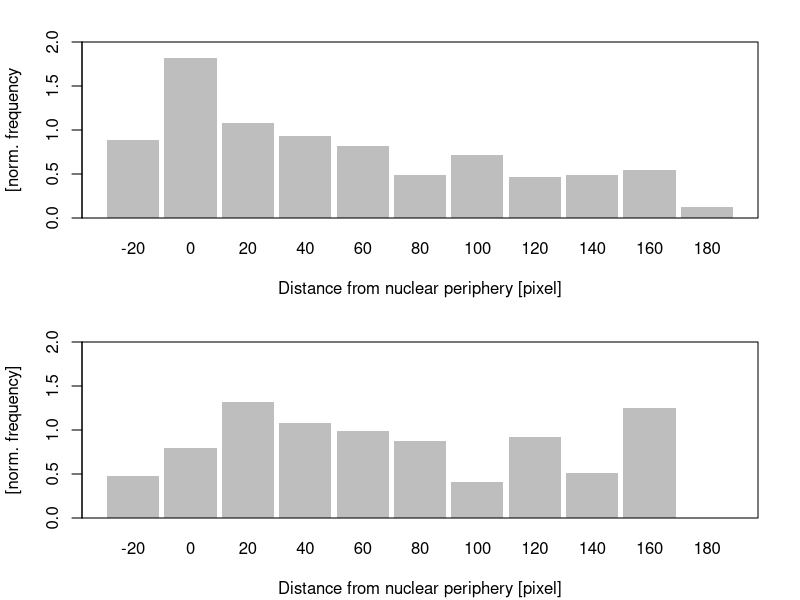
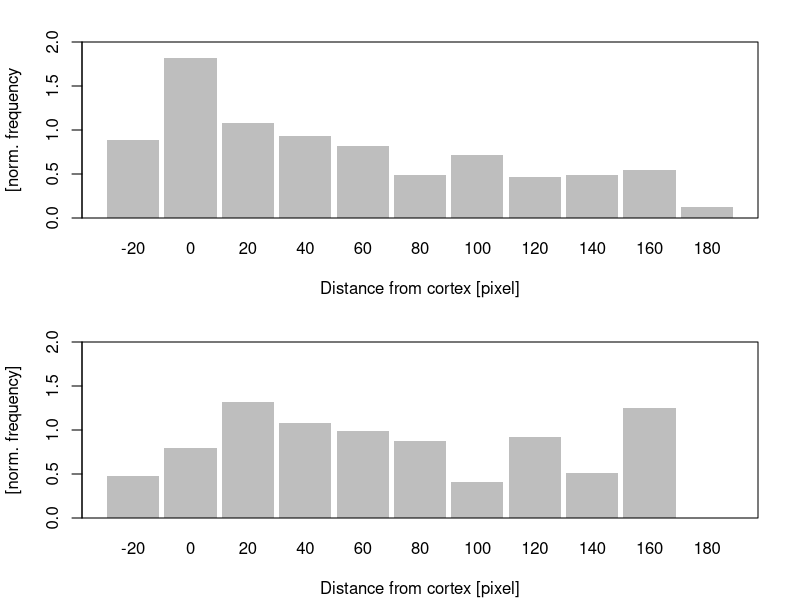

Source code (R) for these figures, in order:
## ---- chunk 1
print("script initiated on", quote = FALSE)
Sys.time()

#loading packages
library(dplyr)
library(ggplot2)

## ---- chunk 2
knitr::opts_chunk$set(echo = TRUE)

# ##This is for datasource generation
# # import the data
# imb2HistTable <- read.table(file = "../1_input/imb-2_quant_fig-2b.csv", header = TRUE, sep = ",") 
# set3HistTable <- read.table(file = "../1_input/set-3_quant_fig-2b.csv", header = TRUE, sep = ",") 
# 
# imb2HistTable <- imb2HistTable[1:(dim(set3HistTable)[1] -1),] %>%
#   mutate(probe = "imb-2")
# 
# set3HistTable <- set3HistTable[1:(dim(set3HistTable)[1] -1),] %>%
#   mutate(probe = "set-3")
# 
# fullHistTable <- rbind(imb2HistTable, set3HistTable)
# 
# fullHistTable
# write.table(fullHistTable, file = "../1_input/figure2_sourcedata2_191028.txt", quote = FALSE, sep = "\t")

HistTable <- read.table(file = "../1_input/figure2_sourcedata2_200326.txt", header = TRUE)
help(read.table)
## ---- chunk 3

#HistTable

par(mfrow = c(2,1))

# filter data for imb-2
imb2HistTable <- HistTable %>%
  filter(probe == "imb-2")

# set plot dimensions
par(mar = c(4.1, 4.1,2.1, 2.1))

# plot imb-2
barplot(imb2HistTable$histRNA_SCAL,
        names.arg = imb2HistTable$center,
        space = 0.1,
        border = NA,
        col = "grey",
        family = "sans",
        xlab = "Distance from nuclear periphery [pixel]", 
        ylab = "imb-2 mRNA\n[norm. frequency",
        ylim = c(0, 2.0))
box(lty = "solid", col = 'black')

# filter data for set-3 
set3HistTable <- HistTable %>%
  filter(probe == "set-3")

# plot set-3
barplot(set3HistTable$histRNA_SCALED,
        names.arg = set3HistTable$center,
        border = NA,
        space = 0.1,
        col = "grey",
        family = "sans",
        xlab = "Distance from nuclear periphery [pixel]", 
        ylab = "set-3 mRNA\n[norm. frequency]", 
        ylim = c(0, 2.0))
box(lty = "solid", col = 'black')

# output plot
#Set date
date <- format(Sys.time(), "%y%m%d")
#set filename
filename <- paste("../3_output/", date, "_output_plots_Fig2b.pdf", sep = "")
filename

pdf(file = filename, width = 4, height = 4)
par(mfrow = c(2,1))
par(mar = c(4.1, 4.1,2.1, 2.1))

# plot imb-2
barplot(imb2HistTable$histRNA_SCAL,
        names.arg = imb2HistTable$center,
        space = 0.1,
        border = NA,
        col = "grey",
        family = "sans",
        xlab = "Distance from cortex [pixel]", 
        ylab = "imb-2 mRNA\n[norm. frequency",
        ylim = c(0, 2.0))
box(lty = "solid", col = 'black')

# plot set-3
barplot(set3HistTable$histRNA_SCALED,
        names.arg = set3HistTable$center,
        border = NA,
        space = 0.1,
        col = "grey",
        family = "sans",
        xlab = "Distance from cortex [pixel]", 
        ylab = "set-3 mRNA\n[norm. frequency]", 
        ylim = c(0, 2.0))
box(lty = "solid", col = 'black')
  
dev.off()
dev.off()

#Report
print("The following output plot was saved: ", quote = FALSE)
print(filename, quote = FALSE)

## ---- chunk 4
sessionInfo()
